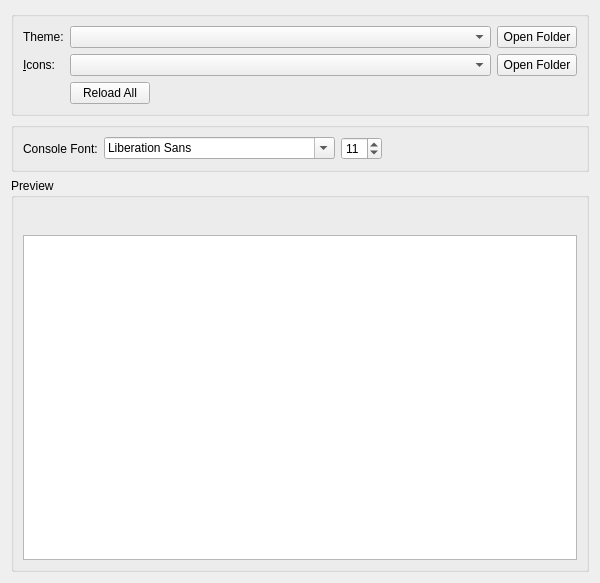
<?xml version="1.0" encoding="UTF-8"?>
<ui version="4.0">
 <class>AppearanceWidget</class>
 <widget class="QWidget" name="AppearanceWidget">
  <property name="geometry">
   <rect>
    <x>0</x>
    <y>0</y>
    <width>600</width>
    <height>583</height>
   </rect>
  </property>
  <property name="minimumSize">
   <size>
    <width>300</width>
    <height>0</height>
   </size>
  </property>
  <layout class="QVBoxLayout" name="verticalLayout" stretch="0,0,0">
   <item>
    <widget class="QGroupBox" name="themingBox">
     <property name="title">
      <string/>
     </property>
     <property name="flat">
      <bool>false</bool>
     </property>
     <layout class="QVBoxLayout" name="verticalLayout_2">
      <item>
       <layout class="QGridLayout" name="gridLayout">
        <item row="0" column="3">
         <widget class="QPushButton" name="widgetStyleFolder">
          <property name="toolTip">
           <string>View widget themes folder.</string>
          </property>
          <property name="text">
           <string>Open Folder</string>
          </property>
         </widget>
        </item>
        <item row="1" column="3">
         <widget class="QPushButton" name="iconsFolder">
          <property name="toolTip">
           <string>View icon themes folder.</string>
          </property>
          <property name="text">
           <string>Open Folder</string>
          </property>
         </widget>
        </item>
        <item row="1" column="2">
         <widget class="QComboBox" name="iconsComboBox">
          <property name="sizePolicy">
           <sizepolicy hsizetype="Expanding" vsizetype="Fixed">
            <horstretch>0</horstretch>
            <verstretch>0</verstretch>
           </sizepolicy>
          </property>
          <property name="focusPolicy">
           <enum>Qt::FocusPolicy::StrongFocus</enum>
          </property>
         </widget>
        </item>
        <item row="0" column="2">
         <widget class="QComboBox" name="widgetStyleComboBox">
          <property name="sizePolicy">
           <sizepolicy hsizetype="Expanding" vsizetype="Fixed">
            <horstretch>0</horstretch>
            <verstretch>0</verstretch>
           </sizepolicy>
          </property>
          <property name="focusPolicy">
           <enum>Qt::FocusPolicy::StrongFocus</enum>
          </property>
         </widget>
        </item>
        <item row="3" column="2">
         <widget class="QPushButton" name="reloadThemesButton">
          <property name="sizePolicy">
           <sizepolicy hsizetype="Maximum" vsizetype="Fixed">
            <horstretch>0</horstretch>
            <verstretch>0</verstretch>
           </sizepolicy>
          </property>
          <property name="text">
           <string>Reload All</string>
          </property>
         </widget>
        </item>
        <item row="0" column="0">
         <widget class="QLabel" name="widgetStyleLabel">
          <property name="text">
           <string>Theme:</string>
          </property>
          <property name="buddy">
           <cstring>widgetStyleComboBox</cstring>
          </property>
         </widget>
        </item>
        <item row="1" column="0">
         <widget class="QLabel" name="iconsLabel">
          <property name="text">
           <string>&amp;Icons:</string>
          </property>
          <property name="buddy">
           <cstring>iconsComboBox</cstring>
          </property>
         </widget>
        </item>
       </layout>
      </item>
     </layout>
    </widget>
   </item>
   <item>
    <widget class="QGroupBox" name="settingsBox">
     <property name="title">
      <string/>
     </property>
     <layout class="QVBoxLayout" name="verticalLayout_5">
      <item>
       <layout class="QHBoxLayout" name="horizontalLayout_5">
        <item>
         <widget class="QLabel" name="label">
          <property name="text">
           <string>Console Font:</string>
          </property>
         </widget>
        </item>
        <item>
         <widget class="QFontComboBox" name="consoleFont"/>
        </item>
        <item>
         <widget class="QSpinBox" name="fontSizeBox">
          <property name="sizePolicy">
           <sizepolicy hsizetype="Maximum" vsizetype="Fixed">
            <horstretch>0</horstretch>
            <verstretch>0</verstretch>
           </sizepolicy>
          </property>
          <property name="minimum">
           <number>5</number>
          </property>
          <property name="maximum">
           <number>16</number>
          </property>
          <property name="value">
           <number>11</number>
          </property>
         </widget>
        </item>
        <item>
         <spacer name="horizontalSpacer_2">
          <property name="orientation">
           <enum>Qt::Orientation::Horizontal</enum>
          </property>
          <property name="sizeHint" stdset="0">
           <size>
            <width>0</width>
            <height>0</height>
           </size>
          </property>
         </spacer>
        </item>
       </layout>
      </item>
     </layout>
    </widget>
   </item>
   <item>
    <widget class="QGroupBox" name="previewBox">
     <property name="title">
      <string>Preview</string>
     </property>
     <layout class="QVBoxLayout" name="verticalLayout_3">
      <item>
       <layout class="QHBoxLayout" name="horizontalLayout_3">
        <item>
         <layout class="QVBoxLayout" name="verticalLayout_4">
          <item>
           <layout class="QHBoxLayout" name="horizontalLayout">
            <item>
             <widget class="QPushButton" name="icon1">
              <property name="focusPolicy">
               <enum>Qt::FocusPolicy::NoFocus</enum>
              </property>
              <property name="text">
               <string/>
              </property>
              <property name="icon">
               <iconset theme="new"/>
              </property>
              <property name="flat">
               <bool>true</bool>
              </property>
             </widget>
            </item>
            <item>
             <widget class="QPushButton" name="icon2">
              <property name="focusPolicy">
               <enum>Qt::FocusPolicy::NoFocus</enum>
              </property>
              <property name="text">
               <string/>
              </property>
              <property name="icon">
               <iconset theme="centralmods"/>
              </property>
              <property name="flat">
               <bool>true</bool>
              </property>
             </widget>
            </item>
            <item>
             <widget class="QPushButton" name="icon3">
              <property name="focusPolicy">
               <enum>Qt::FocusPolicy::NoFocus</enum>
              </property>
              <property name="text">
               <string/>
              </property>
              <property name="icon">
               <iconset theme="viewfolder"/>
              </property>
              <property name="flat">
               <bool>true</bool>
              </property>
             </widget>
            </item>
            <item>
             <widget class="QPushButton" name="icon4">
              <property name="focusPolicy">
               <enum>Qt::FocusPolicy::NoFocus</enum>
              </property>
              <property name="text">
               <string/>
              </property>
              <property name="icon">
               <iconset theme="launch"/>
              </property>
              <property name="flat">
               <bool>true</bool>
              </property>
             </widget>
            </item>
            <item>
             <widget class="QPushButton" name="icon5">
              <property name="focusPolicy">
               <enum>Qt::FocusPolicy::NoFocus</enum>
              </property>
              <property name="text">
               <string/>
              </property>
              <property name="icon">
               <iconset theme="copy"/>
              </property>
              <property name="flat">
               <bool>true</bool>
              </property>
             </widget>
            </item>
            <item>
             <widget class="QPushButton" name="icon6">
              <property name="focusPolicy">
               <enum>Qt::FocusPolicy::NoFocus</enum>
              </property>
              <property name="text">
               <string/>
              </property>
              <property name="icon">
               <iconset theme="export"/>
              </property>
              <property name="flat">
               <bool>true</bool>
              </property>
             </widget>
            </item>
            <item>
             <widget class="QPushButton" name="icon7">
              <property name="focusPolicy">
               <enum>Qt::FocusPolicy::NoFocus</enum>
              </property>
              <property name="text">
               <string/>
              </property>
              <property name="icon">
               <iconset theme="delete"/>
              </property>
              <property name="flat">
               <bool>true</bool>
              </property>
             </widget>
            </item>
            <item>
             <widget class="QPushButton" name="icon8">
              <property name="focusPolicy">
               <enum>Qt::FocusPolicy::NoFocus</enum>
              </property>
              <property name="text">
               <string/>
              </property>
              <property name="icon">
               <iconset theme="about"/>
              </property>
              <property name="flat">
               <bool>true</bool>
              </property>
             </widget>
            </item>
            <item>
             <widget class="QPushButton" name="icon9">
              <property name="focusPolicy">
               <enum>Qt::FocusPolicy::NoFocus</enum>
              </property>
              <property name="text">
               <string/>
              </property>
              <property name="icon">
               <iconset theme="settings"/>
              </property>
              <property name="flat">
               <bool>true</bool>
              </property>
             </widget>
            </item>
            <item>
             <widget class="QPushButton" name="icon10">
              <property name="focusPolicy">
               <enum>Qt::FocusPolicy::NoFocus</enum>
              </property>
              <property name="text">
               <string/>
              </property>
              <property name="icon">
               <iconset theme="cat"/>
              </property>
              <property name="flat">
               <bool>true</bool>
              </property>
             </widget>
            </item>
            <item>
             <spacer name="horizontalSpacer">
              <property name="orientation">
               <enum>Qt::Orientation::Horizontal</enum>
              </property>
              <property name="sizeHint" stdset="0">
               <size>
                <width>0</width>
                <height>0</height>
               </size>
              </property>
             </spacer>
            </item>
           </layout>
          </item>
          <item>
           <widget class="QTextEdit" name="consolePreview">
            <property name="sizePolicy">
             <sizepolicy hsizetype="Expanding" vsizetype="Expanding">
              <horstretch>0</horstretch>
              <verstretch>0</verstretch>
             </sizepolicy>
            </property>
            <property name="horizontalScrollBarPolicy">
             <enum>Qt::ScrollBarPolicy::ScrollBarAsNeeded</enum>
            </property>
            <property name="undoRedoEnabled">
             <bool>false</bool>
            </property>
            <property name="textInteractionFlags">
             <set>Qt::TextInteractionFlag::TextSelectableByKeyboard|Qt::TextInteractionFlag::TextSelectableByMouse</set>
            </property>
           </widget>
          </item>
         </layout>
        </item>
       </layout>
      </item>
     </layout>
    </widget>
   </item>
  </layout>
 </widget>
 <tabstops>
  <tabstop>widgetStyleComboBox</tabstop>
  <tabstop>widgetStyleFolder</tabstop>
  <tabstop>iconsComboBox</tabstop>
  <tabstop>iconsFolder</tabstop>
  <tabstop>reloadThemesButton</tabstop>
  <tabstop>consoleFont</tabstop>
  <tabstop>fontSizeBox</tabstop>
  <tabstop>consolePreview</tabstop>
 </tabstops>
 <resources/>
 <connections/>
</ui>
